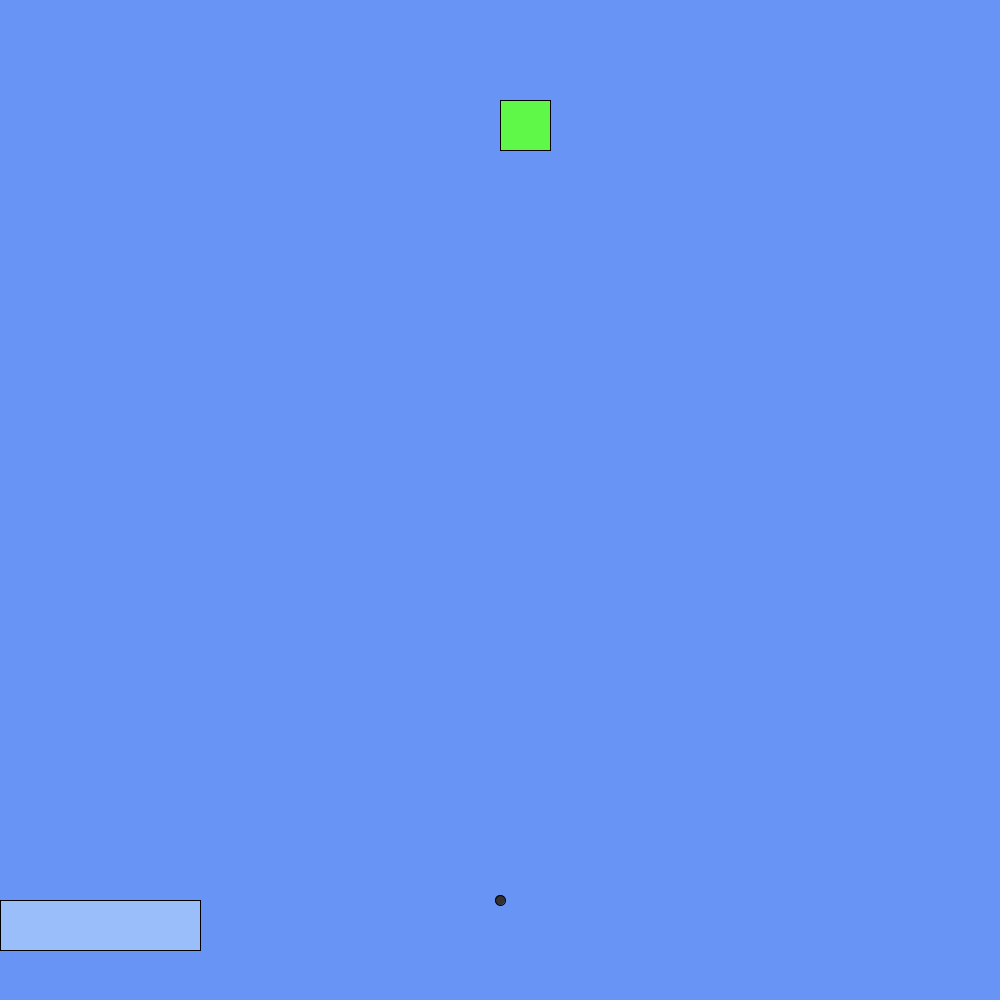
Frame 1 (no input)
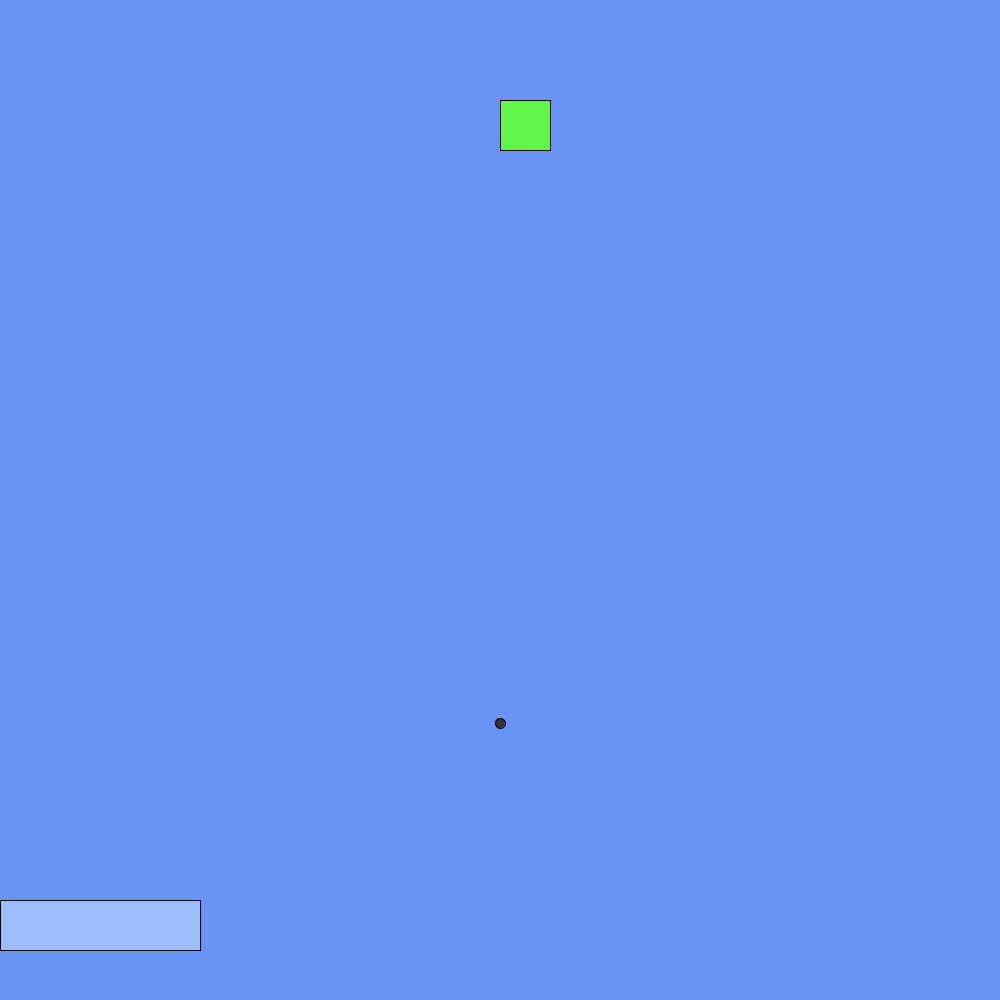
Frame 60 (the mouse pressed at the canvas centre just before this capture)
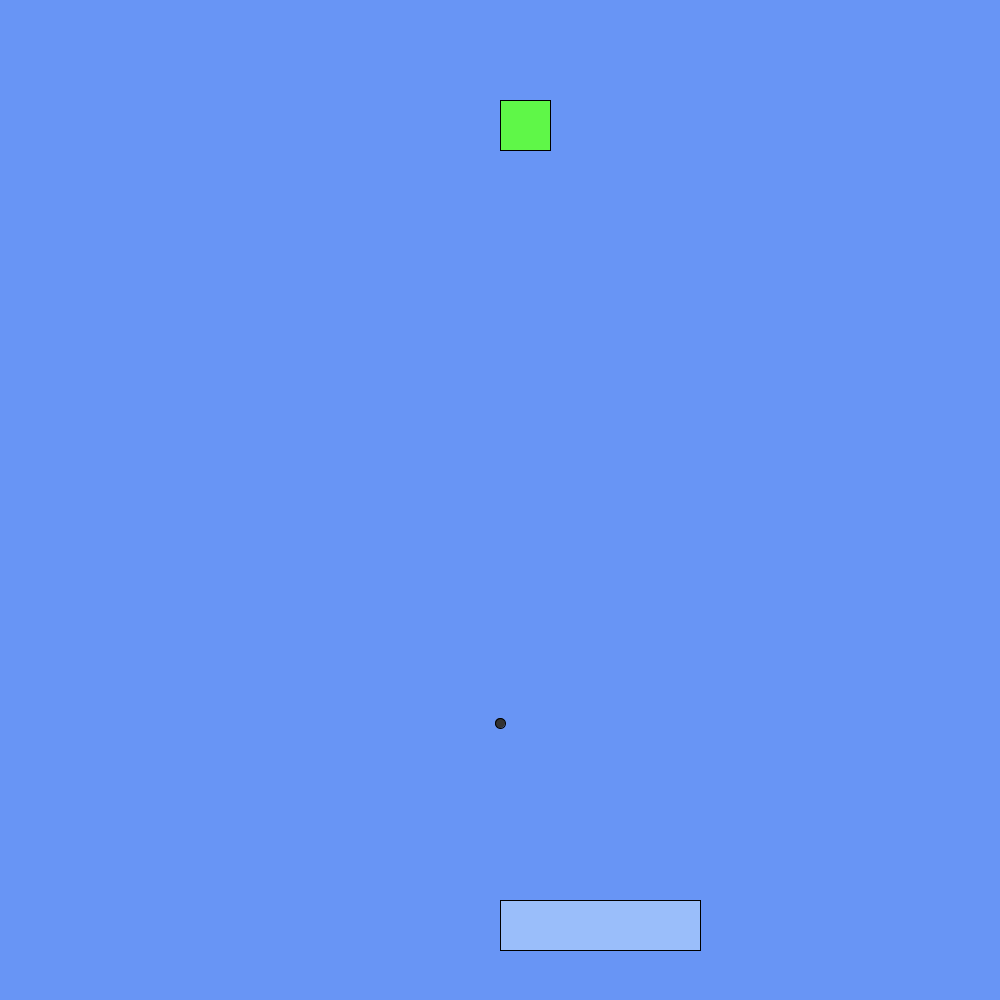
Frame 120 (the mouse held since frame 60 and released just before this capture)

The Processing sketch that drew these frames (run headless with seeded random() and noise(); from frame 60 on, the mouse is pressed at the canvas centre):

// Processing sketch: Naval_Battle
// ── Naval_Battle.pde
int BSHX=500;
int BSHY=900;
int ESHX=500;
int ESHY=100;
int HOS=5;
void setup()
{
  size(1000, 1000);
  noCursor();
}
void draw()
{
  text("Hello", 50,50);
  background(#6895F5);
  fill(51);
  ellipse(BSHX, BSHY, 10, 10);
  BSHY=BSHY-3;
  fill(#9ABEFA);
  rect(mouseX, 900, 200, 50);

  // start of enemy, coloring
  if (HOS==5)
  {
    fill(#5FF748);
  }
  if (HOS==4)
  {
    fill(#F7E648);
  }
  if (HOS==3)
  {
    fill(#FABE47);
  }
  if (HOS==2)
  {
    fill(#F77257);
  }
  if (HOS==1)
  {
    fill(#F51E0A);
  }
  if (HOS==0)
  {
    fill(#183567);

    text("YOU WIN, Now Finish the Fleet!", 450, 500);
  }
  if (HOS==-1)
  {
    BSHX=500;
    ESHX=500;
    BSHY=900;
    ESHY=100;
    HOS=5;
  }
  rect(ESHX, ESHY, 50, 50); 

  if (BSHX>ESHX && BSHX< ESHX +100 && BSHY< ESHY+50)
  {
    HOS=HOS-1;
    ESHX=(int) random (950);
    ESHY=(int) random (700);
  }
}
void mousePressed()
{
  BSHX=mouseX;
  BSHY=900;
}
